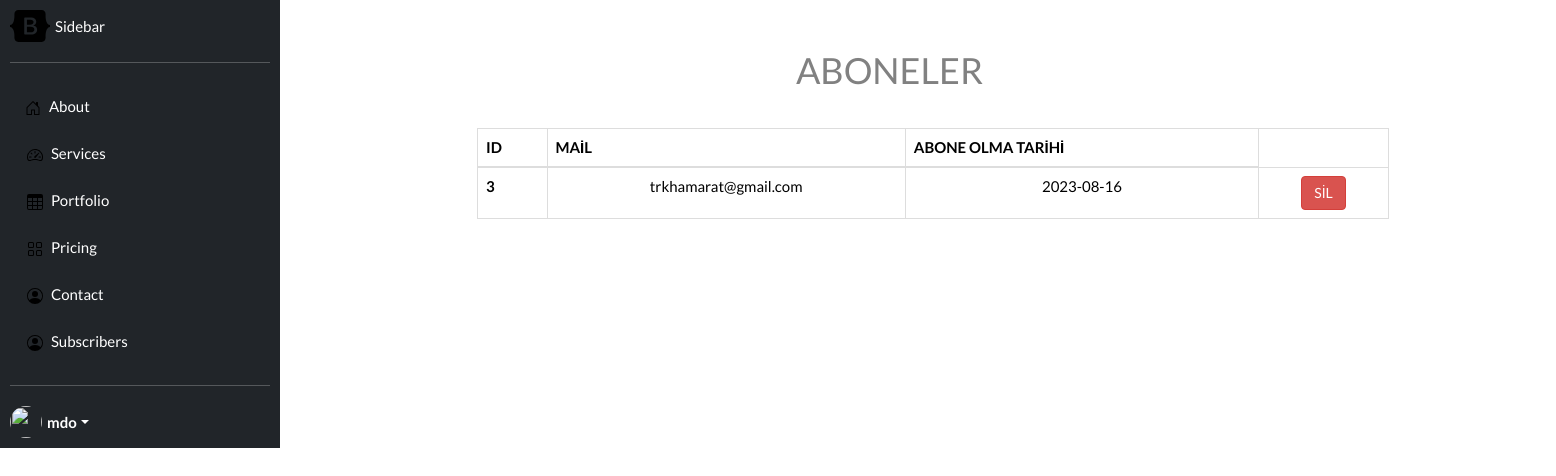
/Adminsubcribers, run on the app's committed database.
### tables this page shows
CREATE TABLE "Aboneler" (
	"AboneID"	INTEGER NOT NULL UNIQUE,
	"AboneMail"	TEXT,
	"AbonelikTarihi"	TEXT,
	PRIMARY KEY("AboneID" AUTOINCREMENT)
);

### app.py (the view, shortened to what this page needs)
@app.route('/Adminsubcribers',methods=["GET","POST"])
def AdminSubscribers():
    con = sqlite3.connect("CvDB.db")
    cur = con.cursor()
    cur.execute("select * from Aboneler")
    aboneler=cur.fetchall()
    return render_template('AdminSubscribers.html',aboneler=aboneler)

### templates/AdminSubscribers.html (shortened to what this page needs)
{% extends 'AdminPanelLayout.html' %}
{% block content %}
    <h1 style="text-align: center;margin-right: 5%">ABONELER</h1>
    <div class="container" style="justify-content: center;margin-left: 10%">
        <br>
<table class="table table-bordered" style="width: 80%">
  <thead>
    <tr style="text-align: center">
      <th scope="col">ID</th>
      <th scope="col">MAİL</th>
      <th scope="col">ABONE OLMA TARİHİ</th>
    </tr>
  </thead>
  <tbody>
  {% for i in aboneler %}
      <form  method="POST">
    <tr style="text-align: center">
      <th scope="row">{{ i[0] }}</th>
      <td>{{ i[1] }}</td>
      <td>{{ i[2] }}</td>
        <td>
            <form action="/Adminsubcribers" method="POST">
                <button type="submit" class="btn btn-danger">SİL</button>
            </form>
        </td>
    </tr>
      </form>
  {% endfor %}
  </tbody>
</table>
    </div>
{% endblock %}

### templates/AdminPanelLayout.html (style rules this page uses)
body { font: 400 15px Lato, sans-serif; line-height: 1.8; color: #818181; }

### data on the page
Aboneler: AboneID "3", AboneMail "trkhamarat@gmail.com", AbonelikTarihi "2023-08-16"
